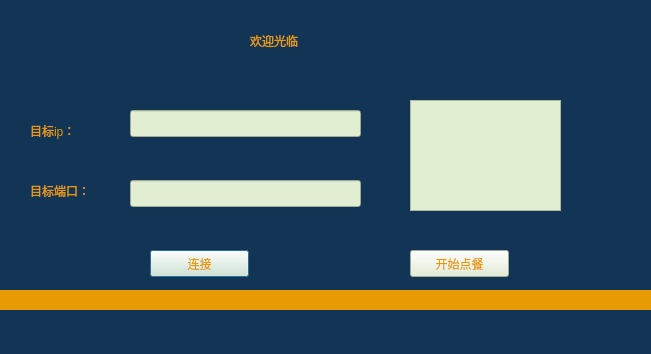
<?xml version="1.0" encoding="UTF-8"?>
<ui version="4.0">
 <class>tcp</class>
 <widget class="QDialog" name="tcp">
  <property name="geometry">
   <rect>
    <x>0</x>
    <y>0</y>
    <width>651</width>
    <height>354</height>
   </rect>
  </property>
  <property name="windowTitle">
   <string>Dialog</string>
  </property>
  <property name="styleSheet">
   <string notr="true"> background-color: rgb(18, 53, 85);</string>
  </property>
  <widget class="QPushButton" name="pushButton">
   <property name="geometry">
    <rect>
     <x>150</x>
     <y>250</y>
     <width>99</width>
     <height>27</height>
    </rect>
   </property>
   <property name="styleSheet">
    <string notr="true"> background-color: rgb(225, 238, 210);
font: 14pt &quot;Sans Serif&quot;;
color: rgb(230, 155, 3);</string>
   </property>
   <property name="text">
    <string>连接</string>
   </property>
  </widget>
  <widget class="QLineEdit" name="lineEdit_ip">
   <property name="geometry">
    <rect>
     <x>130</x>
     <y>110</y>
     <width>231</width>
     <height>27</height>
    </rect>
   </property>
   <property name="styleSheet">
    <string notr="true">
background-color: rgb(225, 238, 210);
color: rgb(18, 53, 85);
font: 10pt &quot;Sans Serif&quot;;</string>
   </property>
  </widget>
  <widget class="QLabel" name="label">
   <property name="geometry">
    <rect>
     <x>30</x>
     <y>120</y>
     <width>71</width>
     <height>21</height>
    </rect>
   </property>
   <property name="styleSheet">
    <string notr="true">color: rgb(230, 155, 3);
font: 14pt &quot;Sans Serif&quot;;</string>
   </property>
   <property name="text">
    <string>目标ip：</string>
   </property>
  </widget>
  <widget class="QLabel" name="label_2">
   <property name="geometry">
    <rect>
     <x>30</x>
     <y>180</y>
     <width>91</width>
     <height>21</height>
    </rect>
   </property>
   <property name="styleSheet">
    <string notr="true">color: rgb(230, 155, 3);
font: 14pt &quot;Sans Serif&quot;;</string>
   </property>
   <property name="text">
    <string>目标端口：</string>
   </property>
  </widget>
  <widget class="QLineEdit" name="lineEdit_port">
   <property name="geometry">
    <rect>
     <x>130</x>
     <y>180</y>
     <width>231</width>
     <height>27</height>
    </rect>
   </property>
   <property name="styleSheet">
    <string notr="true">background-color: rgb(225, 238, 210);
color: rgb(18, 53, 85);
font: 10pt &quot;Sans Serif&quot;;</string>
   </property>
  </widget>
  <widget class="QTextEdit" name="textEdit">
   <property name="geometry">
    <rect>
     <x>410</x>
     <y>100</y>
     <width>151</width>
     <height>111</height>
    </rect>
   </property>
   <property name="styleSheet">
    <string notr="true">background-color: rgb(225, 238, 210);
color: rgb(18, 53, 85);
font: 10pt &quot;Sans Serif&quot;;</string>
   </property>
  </widget>
  <widget class="QPushButton" name="pushButton_2">
   <property name="geometry">
    <rect>
     <x>410</x>
     <y>250</y>
     <width>99</width>
     <height>27</height>
    </rect>
   </property>
   <property name="styleSheet">
    <string notr="true"> background-color: rgb(225, 238, 210);
font: 14pt &quot;Sans Serif&quot;;
color: rgb(230, 155, 3);</string>
   </property>
   <property name="text">
    <string>开始点餐</string>
   </property>
  </widget>
  <widget class="QLabel" name="label_3">
   <property name="geometry">
    <rect>
     <x>0</x>
     <y>290</y>
     <width>651</width>
     <height>20</height>
    </rect>
   </property>
   <property name="styleSheet">
    <string notr="true">background-color: rgb(230, 155, 3);</string>
   </property>
   <property name="text">
    <string/>
   </property>
  </widget>
  <widget class="QLabel" name="label_4">
   <property name="geometry">
    <rect>
     <x>250</x>
     <y>30</y>
     <width>151</width>
     <height>21</height>
    </rect>
   </property>
   <property name="styleSheet">
    <string notr="true">color: rgb(230, 155, 3);
font: 17pt &quot;Sans Serif&quot;;</string>
   </property>
   <property name="text">
    <string>欢迎光临</string>
   </property>
  </widget>
 </widget>
 <resources/>
 <connections/>
</ui>
